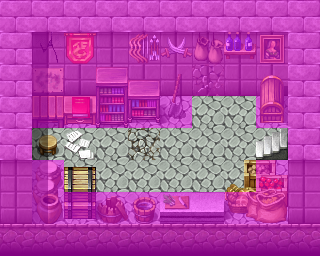

A level layout from a 2D game, rendered from its tile map. Below: a short description, then the map file with tile-grid data replaced by summaries:
An orthogonal 10x8 tile map with 32x32 px tiles, 4 tile layers (Ground, Objects, Above, Walkable), 19 tilesets and 1 object (mapchange).

<map version="1.0" orientation="orthogonal" width="10" height="8" tilewidth="32" tileheight="32">
    <tileset firstgid="1" name="map_28" tilewidth="32" tileheight="32">
        <image source="../drawable/map_28.png" width="256" height="256" />
    </tileset>
    <tileset firstgid="65" name="map_43" tilewidth="32" tileheight="32">
        <image source="../drawable/map_43.png" width="256" height="256" />
    </tileset>
    <tileset firstgid="129" name="map_5" tilewidth="32" tileheight="32">
        <image source="../drawable/map_5.png" width="256" height="256" />
    </tileset>
    <tileset firstgid="193" name="map_44" tilewidth="32" tileheight="32">
        <image source="../drawable/map_44.png" width="256" height="256" />
    </tileset>
    <tileset firstgid="257" name="map_11" tilewidth="32" tileheight="32">
        <image source="../drawable/map_11.png" width="256" height="256" />
    </tileset>
    <tileset firstgid="321" name="map_0" tilewidth="32" tileheight="32">
        <image source="../drawable/map_0.png" width="256" height="256" />
    </tileset>
    <tileset firstgid="385" name="map_45" tilewidth="32" tileheight="32">
        <image source="../drawable/map_45.png" width="256" height="256" />
    </tileset>
    <tileset firstgid="449" name="map_12" tilewidth="32" tileheight="32">
        <image source="../drawable/map_12.png" width="256" height="256" />
    </tileset>
    <tileset firstgid="513" name="map_7" tilewidth="32" tileheight="32">
        <image source="../drawable/map_7.png" width="256" height="256" />
    </tileset>
    <tileset firstgid="577" name="map_27" tilewidth="32" tileheight="32">
        <image source="../drawable/map_27.png" width="256" height="256" />
    </tileset>
    <tileset firstgid="641" name="map_19" tilewidth="32" tileheight="32">
        <image source="../drawable/map_19.png" width="256" height="256" />
    </tileset>
    <tileset firstgid="705" name="map_8" tilewidth="32" tileheight="32">
        <image source="../drawable/map_8.png" width="256" height="256" />
    </tileset>
    <tileset firstgid="769" name="map_20" tilewidth="32" tileheight="32">
        <image source="../drawable/map_20.png" width="256" height="256" />
    </tileset>
    <tileset firstgid="833" name="map_23" tilewidth="32" tileheight="32">
        <image source="../drawable/map_23.png" width="256" height="256" />
    </tileset>
    <tileset firstgid="897" name="map_15" tilewidth="32" tileheight="32">
        <image source="../drawable/map_15.png" width="256" height="256" />
    </tileset>
    <tileset firstgid="961" name="map_9" tilewidth="32" tileheight="32">
        <image source="../drawable/map_9.png" width="256" height="256" />
    </tileset>
    <tileset firstgid="1025" name="map_24" tilewidth="32" tileheight="32">
        <image source="../drawable/map_24.png" width="256" height="256" />
    </tileset>
    <tileset firstgid="1089" name="map_3" tilewidth="32" tileheight="32">
        <image source="../drawable/map_3.png" width="256" height="256" />
    </tileset>
    <tileset firstgid="1153" name="map_2" tilewidth="32" tileheight="32">
        <image source="../drawable/map_2.png" width="256" height="256" />
    </tileset>
    <layer name="Ground" width="10" height="8">
        <data>[80 cells, 80 non-empty, 7 distinct tile ids]</data>
    </layer>
    <layer name="Objects" width="10" height="8">
        <data>[80 cells, 31 non-empty, 30 distinct tile ids]</data>
    </layer>
    <layer name="Above" width="10" height="8">
        <data>[80 cells, 12 non-empty, 5 distinct tile ids]</data>
    </layer>
    <layer name="Walkable" width="10" height="8">
        <data>[80 cells, 64 non-empty, 1 distinct tile ids]</data>
    </layer>
    <objectgroup name="Mapevents">
        <object name="up" type="mapchange" x="256" y="128" width="32" height="32">
            <properties>
                <property name="map" value="stoutford_smith" />
                <property name="place" value="down" />
            </properties>
        </object>
    </objectgroup>
    <objectgroup name="Spawn" />
    <objectgroup name="Keys" />
    <objectgroup name="Replace" />
</map>
